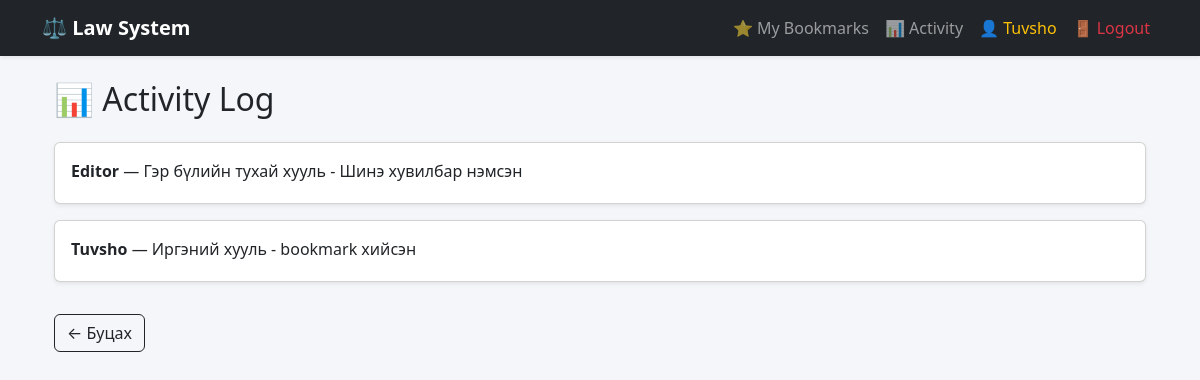
Page /activity_logs/ (signed in) on the committed database.
### laws/models.py (models this page shows, shortened)
class ActivityLog(models.Model):
    user = models.ForeignKey(User, on_delete=models.CASCADE)
    action = models.CharField(max_length=255)
    timestamp = models.DateTimeField(auto_now_add=True)

### laws/views.py (the view)
# urls.py: path("activity_logs/", views.activity_logs, name="activity_logs"),
@login_required
def activity_logs(request):
    logs = ActivityLog.objects.all()
    return render(request, "laws/activity_logs.html", {
        "logs": logs
    })

### laws/templates/laws/activity_logs.html (shortened to what this page needs)
{% extends "base.html" %}
{% block content %}
<div class="container mt-4">
    <h2 class="mb-4">📊 Activity Log</h2>
    {% if logs %}
        {% for log in logs %}
            <div class="card mb-3 shadow-sm">
                <div class="card-body">
                    <strong>{{ log.user.username }}</strong>
                    —
                    {{ log.action }}
                </div>
            </div>
        {% endfor %}
    {% else %}
        <div class="alert alert-info">
            Одоогоор activity байхгүй байна.
        </div>
    {% endif %}
    <a href="{% url 'law_list' %}" class="btn btn-outline-dark mt-3">
        ← Буцах
    </a>
</div>
{% endblock %}

### laws/templates/base.html (shortened to what this page needs)
<!DOCTYPE html>
<html lang="mn">
<head>
    <link href="https://cdn.jsdelivr.net/npm/bootstrap@5.3.2/dist/css/bootstrap.min.css"
          rel="stylesheet">
</head>
<body>
<nav class="navbar navbar-expand-lg navbar-dark bg-dark shadow-sm">
    <div class="container">
        <a class="navbar-brand" href="{% url 'law_list' %}">
            ⚖ Law System
        </a>
        <div class="collapse navbar-collapse" id="navbarNav">
            <ul class="navbar-nav ms-auto">
                {% if user.is_authenticated %}
                    <li class="nav-item">
                        <a class="nav-link"
                           href="{% url 'my_bookmarks' %}">
                            ⭐ My Bookmarks
                        </a>
                    </li>
                    <li class="nav-item">
                        <a class="nav-link"
                           href="{% url 'activity_logs' %}">
                            📊 Activity
                        </a>
                    </li>
                    <li class="nav-item">
                        <span class="nav-link text-warning">
                            👤 {{ user.username }}
                        </span>
                    </li>
                    <li class="nav-item">
                      <form action="{% url 'logout' %}" method="POST">
                        <button type="submit" class="nav-link btn btn-link text-danger">
                          🚪 Logout
                        </button>
                      </form>
                    </li>
                {% endif %}
            </ul>
        </div>
    </div>
</nav>
<div class="container mt-4">
    {% block content %}
    {% endblock %}
</div>
</body>
</html>

### laws/templates/base.html (style rules this page uses)
body { background-color: #f5f6fa; }
.navbar-brand { font-weight: 600; }

### rows in the picture
ActivityLog: user.username "Editor", action "Гэр бүлийн тухай хууль - Шинэ хувилбар нэмсэн"
ActivityLog: user.username "Tuvsho", action "Иргэний хууль - bookmark хийсэн"

### other values in the picture
{{ user.username }} "Tuvsho"
